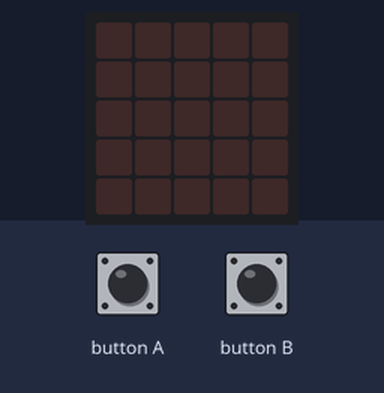
Recording of a program running on a simulated BBC micro:bit (MakeCode). Shown: the board's 5×5 LED display. Inputs (shaded band) come from the test bench.

Above: at 1.2 s.
1.3 s: button A pressed for 0.15 s
At 2.0 s:
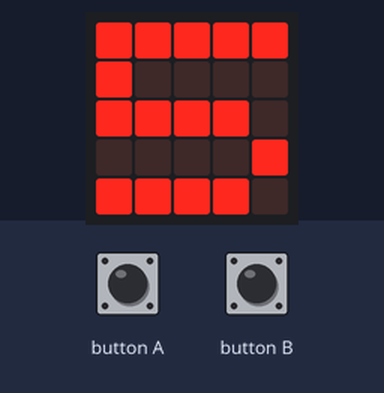
At 6.1 s:
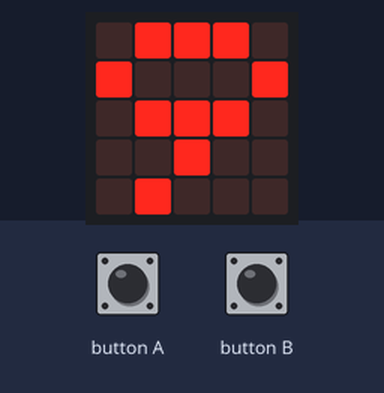
Timing chart, 0 to 7.6 s (numbered marks = the images above; inputs shaded):
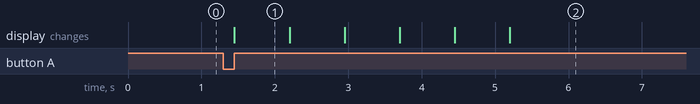

The program:

main.ts
```typescript
input.onButtonPressed(Button.A, function () {
    for (let Contador = 0; Contador <= Medir_arreglo; Contador++) {
        basic.showNumber(Arreglo_num[Contador])
    }
})
input.onButtonPressed(Button.B, function () {
    Arreglo_num.pop()
    Medir_arreglo += -1
})
let Medir_arreglo = 0
let Arreglo_num: number[] = []
Arreglo_num = [
5,
6,
2,
3,
7,
9
]
Medir_arreglo = Arreglo_num.length - 1
```

test.ts
```typescript
// aquí va el archivo "tests"; esto no se compilará cuando este paquete se utilice como una extensión.
```

Measured:
- after the input at 1.3 s, the display: changes after 0.15 s (image 1)
- what the display in image 1 shows lasts 0.7 s, from 1.5 s to 2.2 s
